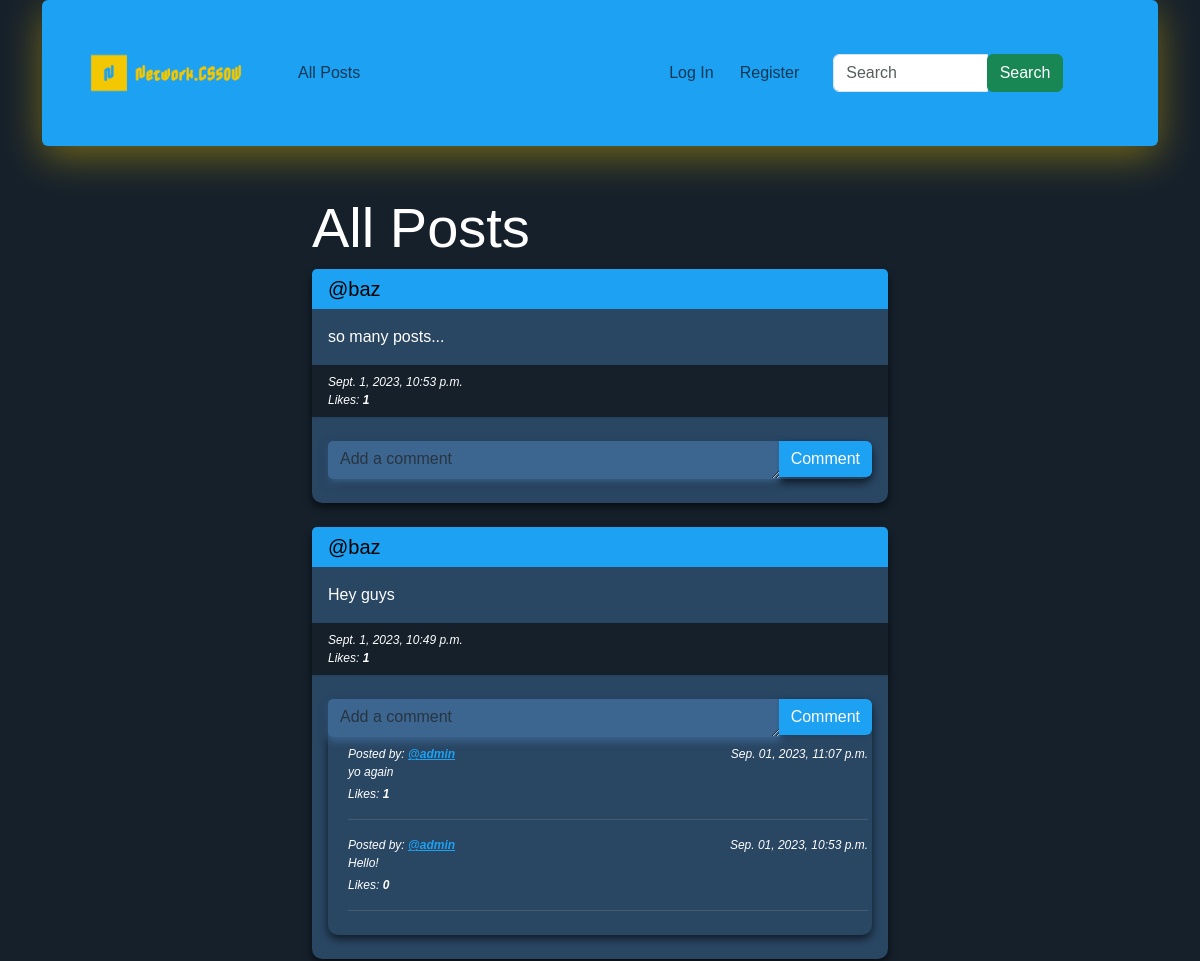
The app's page / (upper part), older data.
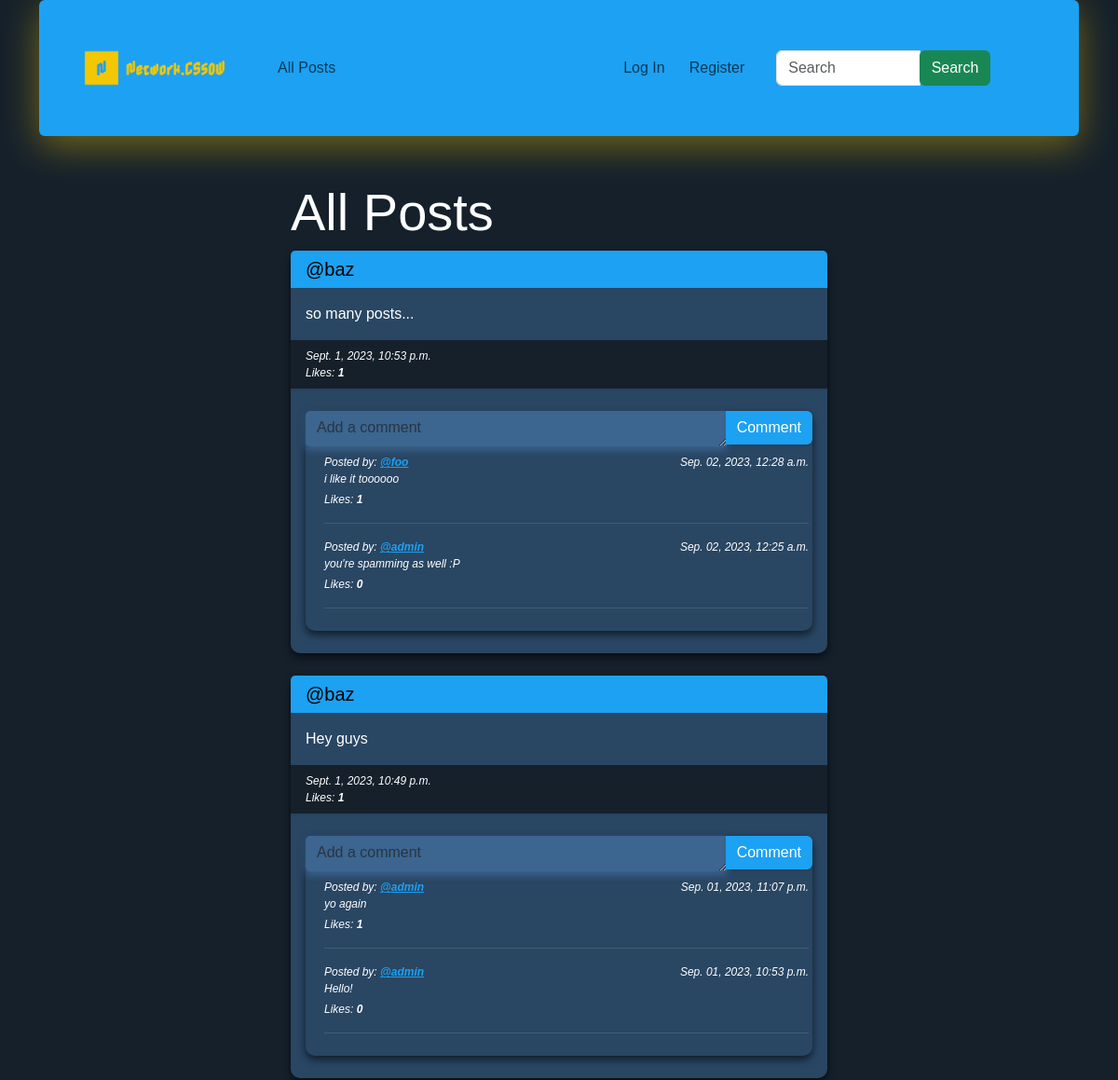
The same page, newer data.
### network/models.py (models this page shows, shortened)
class Post(models.Model):
    creator = models.ForeignKey(User, on_delete=models.CASCADE, blank=True, null=True, related_name="user")
    content = models.CharField(max_length=200)
    created_at = models.DateTimeField(auto_now_add=True)

class User(AbstractUser):
    pass

class Comment(models.Model):
    author = models.ForeignKey(User, on_delete=models.CASCADE, blank=True, null=True, related_name="userComment")
    post = models.ForeignKey(Post, on_delete=models.CASCADE, blank=True, null=True, related_name="postComment")
    message = models.CharField(max_length=200)
    created_at = models.DateTimeField(default=timezone.now)
    likes = models.ManyToManyField(User, related_name="likedComments", through=CommentLike)

### network/views.py (the view)
# urls.py: path("", views.index, name="index"),
def index(request):
    posts = Post.objects.all().order_by("-created_at")
    paginator = Paginator(posts, 10)
    pageNumber = request.GET.get('page')
    pagePosts = paginator.get_page(pageNumber)
    whoYouLikedPosts = []
    whoYouLikedComments = []
    if request.user.is_authenticated:
        post_likes = Like.objects.filter(user=request.user)
        whoYouLikedPosts = [like.post.id for like in post_likes]
        comment_likes = CommentLike.objects.filter(user=request.user)
        whoYouLikedComments = [like.comment.id for like in comment_likes]
    return render(request, "network/index.html", {
        "pagePosts": pagePosts,
        "whoYouLiked": whoYouLikedPosts,
        "whoYouLikedComments": whoYouLikedComments,
    })

### network/templates/network/index.html (shortened to what this page needs)
{% extends "network/layout.html" %}
{% block body %}
    <div class="container col-6 mt-5">
        <h2 class="display-4">All Posts</h2>
    </div>
    <div class="container col-6">
        {% for post in pagePosts %}
            <div class="card mt-2 mb-4">
                <h5 class="card-header">
                    <a href="{% url 'profile' user_id=post.creator.id %}" style="text-decoration: none;">@{{ post.creator }}</a>
                </h5>
                <div class="card-body">
                    <p class="card-text" id="content{{ post.id }}">
                        {{ post.content }}
                    </p>
                </div>
                <div class="card-footer">
                    <small class="text-muted-custom">{{ post.created_at }}</small><br>
                    <small class="text-muted-custom">
                        Likes: <span id="likes-count-{{ post.id }}" class="likes-count{{ post.id }}"><strong>{{ post.postLike.count }}</strong></span>
                    </small>
                </div>
                <div class="card-body">
                    <div class="card content-center mt-2 mb-2">
                        <form action="{% url 'addComment' id=post.id %}" method="POST">
                            <div class="form-group">
                                <div class="input-group">
                                    <textarea class="form-control" name="newComment" id="addComment" rows="1" placeholder="Add a comment"></textarea>
                                    <button type="submit" class="input-group-append btn btn-primary shadow-sm">Comment</button>
                                </div>
                            </div>
                        </form>
                        <div class="container content-center m-2"
                        >
                            <div class="text-muted-custom">
                                {% for comment in post.postComment.all reversed %}
                                        <div class="d-flex w-100 justify-content-between">
                                            <small class="text-muted-custom">
                                                Posted by:
                                                <strong>
                                                    <a href="{% url 'profile' user_id=comment.author.id %}"
                                                        class="comment-username">
                                                        @{{ comment.author }}
                                                    </a>
                                                </strong>
                                            </small>
                                            <small class="text-muted-custom">{{ comment.created_at|date:'M. d, Y, P' }}</small>
                                        </div>
                                    <p class="mb-1">{{ comment.message }}</p>
                                    <small class="text-muted-custom">
                                        Likes: <span id="comment-likes-count-{{ comment.id }}" class="comment-likes-count{{ comment.id }}"><strong>{{ comment.likes.count }}</strong></span>
                                    </small>
                                    <hr class="hr-custom-style">
                                {% endfor %}
                            </div>
                        </div>
                    </div>
                </div>
            </div>
        {% endfor %}
    </div>
{% endblock %}

Row changes from the older to the newer data that the page shows:
added Comment: author "foo", created_at "Sep. 02, 2023, 12:28 a.m.", message "i like it toooooo", likes.count "1", shown under Post "Sept. 1, 2023, 10:53 p.m."
added Comment: author "admin", created_at "Sep. 02, 2023, 12:25 a.m.", message "you're spamming as well :P", likes.count "0", shown under Post "Sept. 1, 2023, 10:53 p.m."
